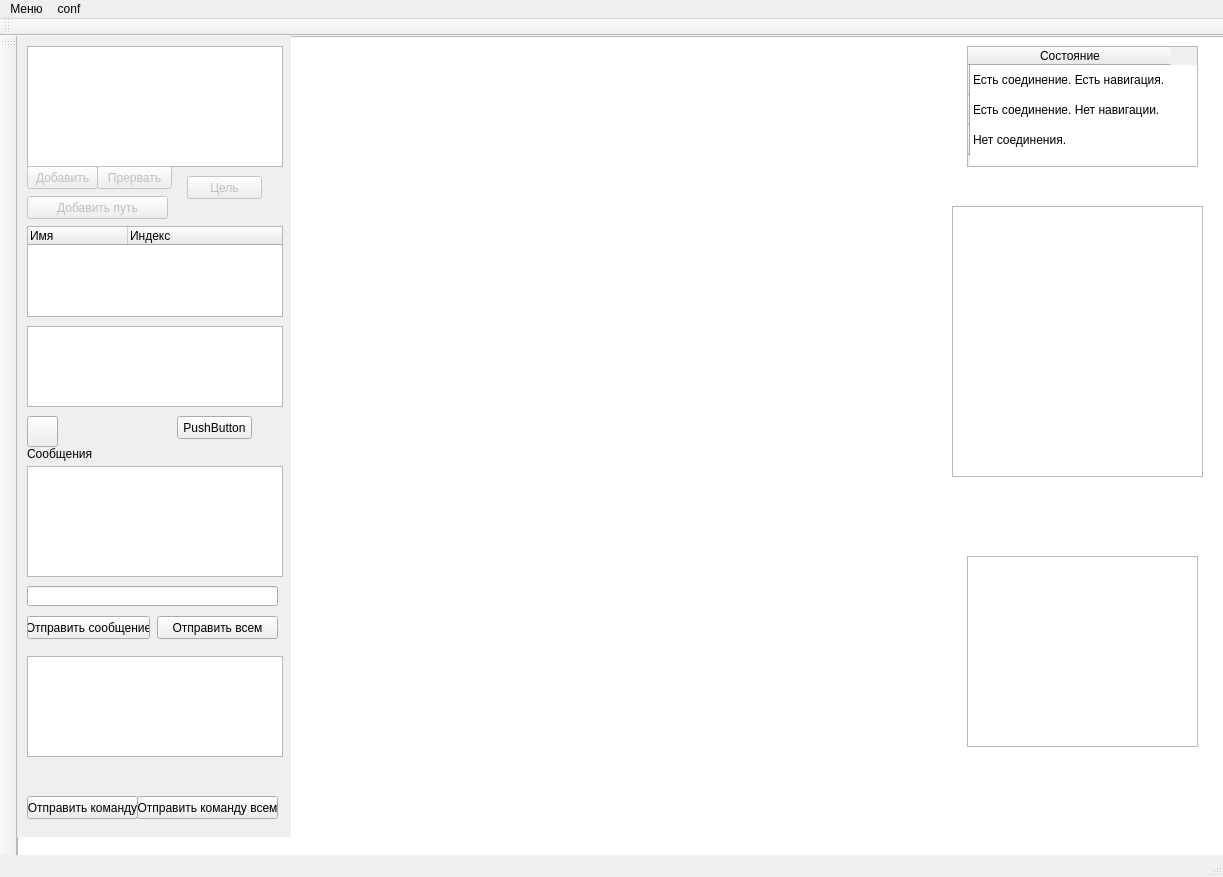
<?xml version="1.0" encoding="UTF-8"?>
<ui version="4.0">
 <class>MapViewerClass</class>
 <widget class="QMainWindow" name="MapViewerClass">
  <property name="geometry">
   <rect>
    <x>0</x>
    <y>0</y>
    <width>1223</width>
    <height>877</height>
   </rect>
  </property>
  <property name="windowTitle">
   <string>MapViewer</string>
  </property>
  <property name="autoFillBackground">
   <bool>false</bool>
  </property>
  <widget class="QWidget" name="centralWidget">
   <property name="sizePolicy">
    <sizepolicy hsizetype="Expanding" vsizetype="Expanding">
     <horstretch>0</horstretch>
     <verstretch>0</verstretch>
    </sizepolicy>
   </property>
   <widget class="QGraphicsView" name="graphicsView">
    <property name="geometry">
     <rect>
      <x>0</x>
      <y>0</y>
      <width>1211</width>
      <height>821</height>
     </rect>
    </property>
    <property name="dragMode">
     <enum>QGraphicsView::ScrollHandDrag</enum>
    </property>
    <property name="cacheMode">
     <set>QGraphicsView::CacheNone</set>
    </property>
    <property name="transformationAnchor">
     <enum>QGraphicsView::AnchorUnderMouse</enum>
    </property>
    <property name="resizeAnchor">
     <enum>QGraphicsView::AnchorUnderMouse</enum>
    </property>
    <property name="viewportUpdateMode">
     <enum>QGraphicsView::BoundingRectViewportUpdate</enum>
    </property>
   </widget>
   <widget class="QWidget" name="widget" native="true">
    <property name="geometry">
     <rect>
      <x>0</x>
      <y>0</y>
      <width>274</width>
      <height>801</height>
     </rect>
    </property>
    <property name="autoFillBackground">
     <bool>true</bool>
    </property>
    <widget class="QListWidget" name="listWidget">
     <property name="geometry">
      <rect>
       <x>10</x>
       <y>10</y>
       <width>256</width>
       <height>121</height>
      </rect>
     </property>
     <property name="palette">
      <palette>
       <active>
        <colorrole role="Text">
         <brush brushstyle="SolidPattern">
          <color alpha="255">
           <red>0</red>
           <green>0</green>
           <blue>255</blue>
          </color>
         </brush>
        </colorrole>
       </active>
       <inactive>
        <colorrole role="Text">
         <brush brushstyle="SolidPattern">
          <color alpha="255">
           <red>0</red>
           <green>0</green>
           <blue>255</blue>
          </color>
         </brush>
        </colorrole>
       </inactive>
       <disabled>
        <colorrole role="Text">
         <brush brushstyle="SolidPattern">
          <color alpha="255">
           <red>120</red>
           <green>120</green>
           <blue>120</blue>
          </color>
         </brush>
        </colorrole>
       </disabled>
      </palette>
     </property>
     <property name="font">
      <font>
       <weight>75</weight>
       <bold>true</bold>
      </font>
     </property>
     <property name="dragDropMode">
      <enum>QAbstractItemView::InternalMove</enum>
     </property>
     <property name="defaultDropAction">
      <enum>Qt::MoveAction</enum>
     </property>
     <property name="alternatingRowColors">
      <bool>true</bool>
     </property>
     <property name="selectionMode">
      <enum>QAbstractItemView::SingleSelection</enum>
     </property>
     <property name="movement">
      <enum>QListView::Free</enum>
     </property>
     <property name="resizeMode">
      <enum>QListView::Adjust</enum>
     </property>
     <property name="viewMode">
      <enum>QListView::ListMode</enum>
     </property>
     <property name="selectionRectVisible">
      <bool>true</bool>
     </property>
    </widget>
    <widget class="QPushButton" name="addPointTable">
     <property name="enabled">
      <bool>false</bool>
     </property>
     <property name="geometry">
      <rect>
       <x>10</x>
       <y>130</y>
       <width>71</width>
       <height>23</height>
      </rect>
     </property>
     <property name="text">
      <string>Добавить</string>
     </property>
    </widget>
    <widget class="QListWidget" name="listWidget_mark">
     <property name="geometry">
      <rect>
       <x>10</x>
       <y>290</y>
       <width>256</width>
       <height>81</height>
      </rect>
     </property>
    </widget>
    <widget class="QLabel" name="label_2">
     <property name="geometry">
      <rect>
       <x>10</x>
       <y>410</y>
       <width>71</width>
       <height>16</height>
      </rect>
     </property>
     <property name="text">
      <string>Сообщения</string>
     </property>
    </widget>
    <widget class="QTextEdit" name="text_log">
     <property name="enabled">
      <bool>true</bool>
     </property>
     <property name="geometry">
      <rect>
       <x>10</x>
       <y>430</y>
       <width>256</width>
       <height>111</height>
      </rect>
     </property>
     <property name="autoFormatting">
      <set>QTextEdit::AutoAll</set>
     </property>
     <property name="readOnly">
      <bool>true</bool>
     </property>
    </widget>
    <widget class="QLineEdit" name="lineEdit">
     <property name="geometry">
      <rect>
       <x>10</x>
       <y>550</y>
       <width>251</width>
       <height>20</height>
      </rect>
     </property>
     <property name="maxLength">
      <number>128</number>
     </property>
    </widget>
    <widget class="QPushButton" name="send_text">
     <property name="geometry">
      <rect>
       <x>10</x>
       <y>580</y>
       <width>123</width>
       <height>23</height>
      </rect>
     </property>
     <property name="text">
      <string>Отправить сообщение</string>
     </property>
    </widget>
    <widget class="QPushButton" name="endAddPoint">
     <property name="enabled">
      <bool>false</bool>
     </property>
     <property name="geometry">
      <rect>
       <x>80</x>
       <y>130</y>
       <width>75</width>
       <height>23</height>
      </rect>
     </property>
     <property name="text">
      <string>Прервать</string>
     </property>
    </widget>
    <widget class="QPushButton" name="addMark">
     <property name="enabled">
      <bool>false</bool>
     </property>
     <property name="geometry">
      <rect>
       <x>170</x>
       <y>140</y>
       <width>75</width>
       <height>23</height>
      </rect>
     </property>
     <property name="text">
      <string>Цель</string>
     </property>
    </widget>
    <widget class="QPushButton" name="refresh">
     <property name="geometry">
      <rect>
       <x>10</x>
       <y>380</y>
       <width>31</width>
       <height>31</height>
      </rect>
     </property>
     <property name="text">
      <string/>
     </property>
     <property name="icon">
      <iconset resource="mapviewer.qrc">
       <normaloff>:/MapViewer/N00.png</normaloff>:/MapViewer/N00.png</iconset>
     </property>
     <property name="iconSize">
      <size>
       <width>32</width>
       <height>32</height>
      </size>
     </property>
    </widget>
    <widget class="QListWidget" name="listWidget_command">
     <property name="geometry">
      <rect>
       <x>10</x>
       <y>620</y>
       <width>256</width>
       <height>101</height>
      </rect>
     </property>
    </widget>
    <widget class="QPushButton" name="button_sendCommand">
     <property name="geometry">
      <rect>
       <x>10</x>
       <y>760</y>
       <width>111</width>
       <height>23</height>
      </rect>
     </property>
     <property name="text">
      <string>Отправить команду</string>
     </property>
    </widget>
    <widget class="QPushButton" name="send_allUsers">
     <property name="geometry">
      <rect>
       <x>140</x>
       <y>580</y>
       <width>121</width>
       <height>23</height>
      </rect>
     </property>
     <property name="text">
      <string>Отправить всем</string>
     </property>
    </widget>
    <widget class="QPushButton" name="button_sendCommandAll">
     <property name="geometry">
      <rect>
       <x>120</x>
       <y>760</y>
       <width>141</width>
       <height>23</height>
      </rect>
     </property>
     <property name="text">
      <string>Отправить команду всем</string>
     </property>
    </widget>
    <widget class="QTreeWidget" name="treeWidget">
     <property name="geometry">
      <rect>
       <x>10</x>
       <y>190</y>
       <width>256</width>
       <height>91</height>
      </rect>
     </property>
     <property name="columnCount">
      <number>2</number>
     </property>
     <attribute name="headerVisible">
      <bool>true</bool>
     </attribute>
     <attribute name="headerMinimumSectionSize">
      <number>10</number>
     </attribute>
     <column>
      <property name="text">
       <string>Имя</string>
      </property>
     </column>
     <column>
      <property name="text">
       <string>Индекс</string>
      </property>
     </column>
    </widget>
    <widget class="QPushButton" name="addPath_button">
     <property name="enabled">
      <bool>false</bool>
     </property>
     <property name="geometry">
      <rect>
       <x>10</x>
       <y>160</y>
       <width>141</width>
       <height>23</height>
      </rect>
     </property>
     <property name="text">
      <string>Добавить путь</string>
     </property>
    </widget>
    <widget class="QPushButton" name="pushButton">
     <property name="geometry">
      <rect>
       <x>160</x>
       <y>380</y>
       <width>75</width>
       <height>23</height>
      </rect>
     </property>
     <property name="text">
      <string>PushButton</string>
     </property>
    </widget>
   </widget>
   <widget class="QWidget" name="widget_3" native="true">
    <property name="geometry">
     <rect>
      <x>940</x>
      <y>510</y>
      <width>251</width>
      <height>211</height>
     </rect>
    </property>
    <property name="acceptDrops">
     <bool>false</bool>
    </property>
    <widget class="QTextEdit" name="text_infoObject">
     <property name="geometry">
      <rect>
       <x>10</x>
       <y>10</y>
       <width>231</width>
       <height>191</height>
      </rect>
     </property>
     <property name="readOnly">
      <bool>true</bool>
     </property>
    </widget>
   </widget>
   <widget class="QTableWidget" name="tableWidget">
    <property name="geometry">
     <rect>
      <x>950</x>
      <y>10</y>
      <width>231</width>
      <height>121</height>
     </rect>
    </property>
    <property name="autoScroll">
     <bool>false</bool>
    </property>
    <property name="showGrid">
     <bool>false</bool>
    </property>
    <attribute name="horizontalHeaderDefaultSectionSize">
     <number>200</number>
    </attribute>
    <row>
     <property name="text">
      <string/>
     </property>
     <property name="icon">
      <iconset resource="mapviewer.qrc">
       <normaloff>:/MapViewer/Resources/Red2.png</normaloff>:/MapViewer/Resources/Red2.png</iconset>
     </property>
    </row>
    <row>
     <property name="text">
      <string/>
     </property>
     <property name="icon">
      <iconset resource="mapviewer.qrc">
       <normaloff>:/MapViewer/Resources/yellow2.png</normaloff>:/MapViewer/Resources/yellow2.png</iconset>
     </property>
    </row>
    <row>
     <property name="text">
      <string/>
     </property>
     <property name="icon">
      <iconset resource="mapviewer.qrc">
       <normaloff>:/MapViewer/Resources/Grey2.png</normaloff>:/MapViewer/Resources/Grey2.png</iconset>
     </property>
    </row>
    <column>
     <property name="text">
      <string>Состояние</string>
     </property>
    </column>
    <item row="0" column="0">
     <property name="text">
      <string>Есть соединение. Есть навигация.</string>
     </property>
    </item>
    <item row="1" column="0">
     <property name="text">
      <string>Есть соединение. Нет навигации.</string>
     </property>
    </item>
    <item row="2" column="0">
     <property name="text">
      <string>Нет соединения.</string>
     </property>
    </item>
   </widget>
   <widget class="QListWidget" name="listWidget_images">
    <property name="geometry">
     <rect>
      <x>935</x>
      <y>170</y>
      <width>251</width>
      <height>271</height>
     </rect>
    </property>
    <property name="iconSize">
     <size>
      <width>160</width>
      <height>160</height>
     </size>
    </property>
   </widget>
  </widget>
  <widget class="QMenuBar" name="menuBar">
   <property name="geometry">
    <rect>
     <x>0</x>
     <y>0</y>
     <width>1223</width>
     <height>21</height>
    </rect>
   </property>
   <widget class="QMenu" name="menu">
    <property name="title">
     <string>Меню</string>
    </property>
    <addaction name="action"/>
    <addaction name="actionClear"/>
   </widget>
   <widget class="QMenu" name="menuConf">
    <property name="title">
     <string>conf</string>
    </property>
    <addaction name="actionTrailItems"/>
    <addaction name="actionLayers"/>
    <addaction name="actionPictures"/>
   </widget>
   <addaction name="menu"/>
   <addaction name="menuConf"/>
  </widget>
  <widget class="QToolBar" name="mainToolBar">
   <property name="minimumSize">
    <size>
     <width>0</width>
     <height>0</height>
    </size>
   </property>
   <property name="baseSize">
    <size>
     <width>10</width>
     <height>10</height>
    </size>
   </property>
   <property name="allowedAreas">
    <set>Qt::AllToolBarAreas</set>
   </property>
   <property name="iconSize">
    <size>
     <width>36</width>
     <height>36</height>
    </size>
   </property>
   <property name="toolButtonStyle">
    <enum>Qt::ToolButtonIconOnly</enum>
   </property>
   <attribute name="toolBarArea">
    <enum>LeftToolBarArea</enum>
   </attribute>
   <attribute name="toolBarBreak">
    <bool>false</bool>
   </attribute>
  </widget>
  <widget class="QStatusBar" name="statusBar"/>
  <widget class="QToolBar" name="toolBar">
   <property name="windowTitle">
    <string>toolBar</string>
   </property>
   <attribute name="toolBarArea">
    <enum>TopToolBarArea</enum>
   </attribute>
   <attribute name="toolBarBreak">
    <bool>false</bool>
   </attribute>
  </widget>
  <action name="action">
   <property name="text">
    <string>Закрыть</string>
   </property>
  </action>
  <action name="actionClear">
   <property name="text">
    <string>Очистить</string>
   </property>
  </action>
  <action name="actionTrailItems">
   <property name="checkable">
    <bool>true</bool>
   </property>
   <property name="checked">
    <bool>false</bool>
   </property>
   <property name="text">
    <string>trailItems</string>
   </property>
  </action>
  <action name="actionLayers">
   <property name="text">
    <string>layers</string>
   </property>
  </action>
  <action name="actionPictures">
   <property name="checkable">
    <bool>true</bool>
   </property>
   <property name="checked">
    <bool>true</bool>
   </property>
   <property name="text">
    <string>pictures</string>
   </property>
  </action>
 </widget>
 <layoutdefault spacing="6" margin="11"/>
 <resources>
  <include location="mapviewer.qrc"/>
 </resources>
 <connections/>
</ui>
